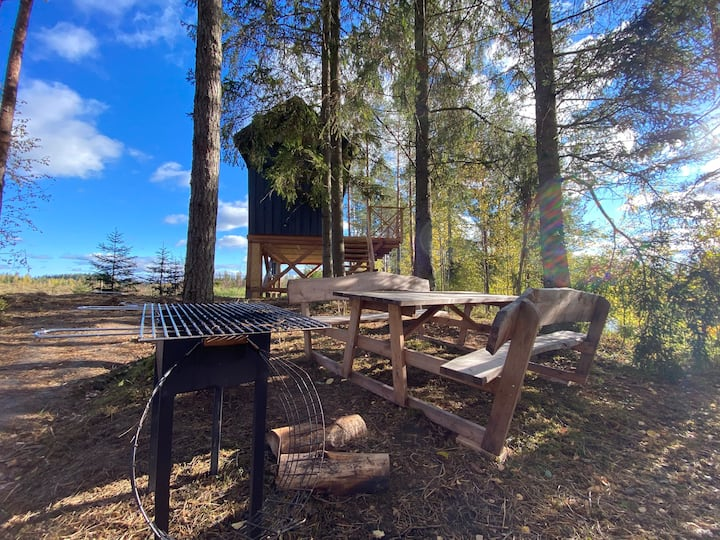
#> input picture images/00c92f42-2049-49d0-a3ff-f214cb08253d-e.png, 720 x 540 px; its folder holds only this picture in this run
$ python prepare_image_data.py
#> lines starting #> are read from the running program, lines starting #| are printed output that depends on the picture
from PIL import Image
from time import sleep
import boto3
import os.path

def downloadDirectoryFroms3(bucketName, remoteDirectoryName):
    '''
        This function downloads the images from the 'airbnb-property-listings' bucket and saves into to the images folder

    '''
    s3_resource = boto3.resource('s3')
    bucket = s3_resource.Bucket(bucketName)
    for obj in bucket.objects.filter(Prefix=remoteDirectoryName):
        if not os.path.exists(os.path.dirname(obj.key)):
            os.makedirs(os.path.dirname(obj.key))
        bucket.download_file(obj.key, obj.key)

def create_directory() -> str:
    '''
        This function creates the working directory to save the processed airbnb images.

        Returns:
            string: returns the path of the processed images directory.

    '''
    processed_images_directory = 'processed_images'
    parent_directory = os.getcwd()
    path = os.path.join(parent_directory, processed_images_directory)
    try:
        os.makedirs(path, exist_ok=True)
    except OSError as error:
        print(f'{error} has occurred while creating directory.')
    return path

def calculate_smallest_image_height(path) -> int:
    '''
        This function calculates the smallest image height of the airbnb property images.

        Returns:
            integer: returns the smallest image height.

    '''
#> called with path = 'images'
    image_height = []
    for dirpath, _, filenames in os.walk(path):
        for path_image in filenames:
            image = os.path.join(dirpath, path_image)
            with Image.open(image) as img:
#> img is the input picture: PIL image 720x540 RGB; mean R, G, B 96.4, 102.7, 113.1
                height = img.height
#> height = 540
                image_height.append(height)
    minimum_height = min(image_height)
#> minimum_height = 540
    return minimum_height

def delete_image_by_mode(mode, file_path, img):
    '''
        This function determines the image mode and deletes image directory if image mode in not RGB.

    '''
    if img.mode != mode:
            sleep(5)
            os.remove(file_path, dir_fd=None)

def resize_images(path):
    '''
        This function resizes the airbnb images and saves them in a folder.

    '''
    for dirpath, _, filenames in os.walk(path):
        for path_image in filenames:
            base_height = calculate_smallest_image_height(path)
#> base_height = 540
            image = os.path.join(dirpath, path_image)
            with Image.open(image) as img:
                width = img.width
#> width = 720
                height = img.height
#> height = 540
                aspect_ratio = width / height
#> aspect_ratio = 1.33
                new_width = int(base_height*aspect_ratio)
#> new_width = 720
                img = img.resize((base_height,new_width), Image.Resampling.LANCZOS)
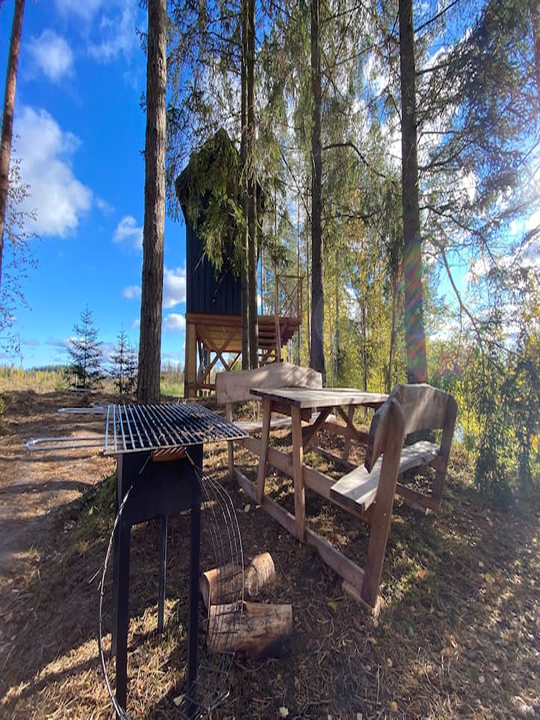
#> img: PIL image 540x720 RGB; mean R, G, B 96.4, 102.7, 113.1
                image_path_and_name = os.path.split(image)
                image_name_and_ext = os.path.splitext(image_path_and_name[1])
                name = image_name_and_ext[0] + '.png'
                file_path = os.path.join(create_directory(), name)
                img.save(file_path)
                delete_image_by_mode('RGB', file_path, img)

if __name__ == '__main__':
    #downloadDirectoryFroms3('airbnb-property-listings', 'images')
    resize_images('images')
